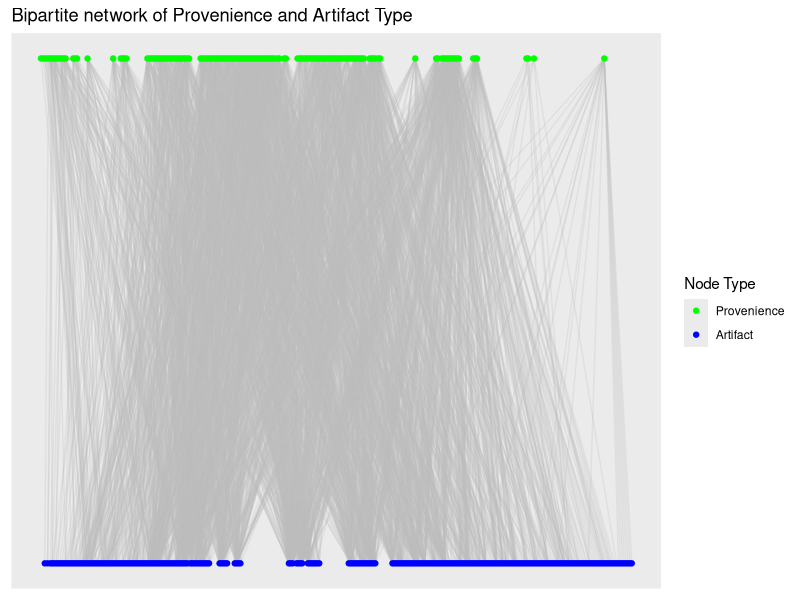
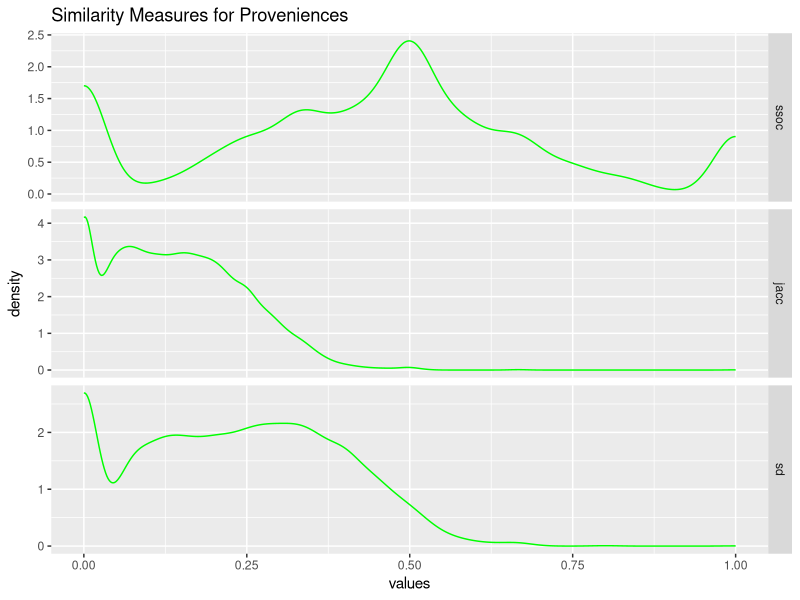
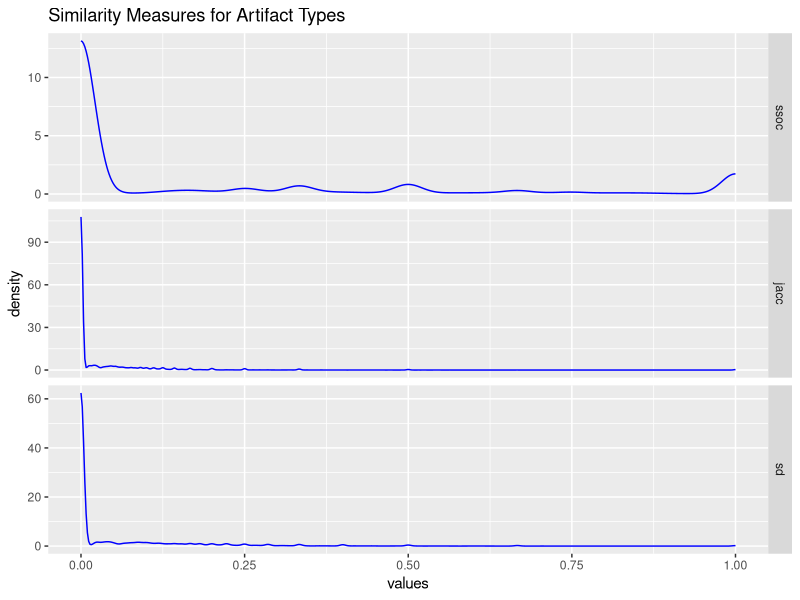
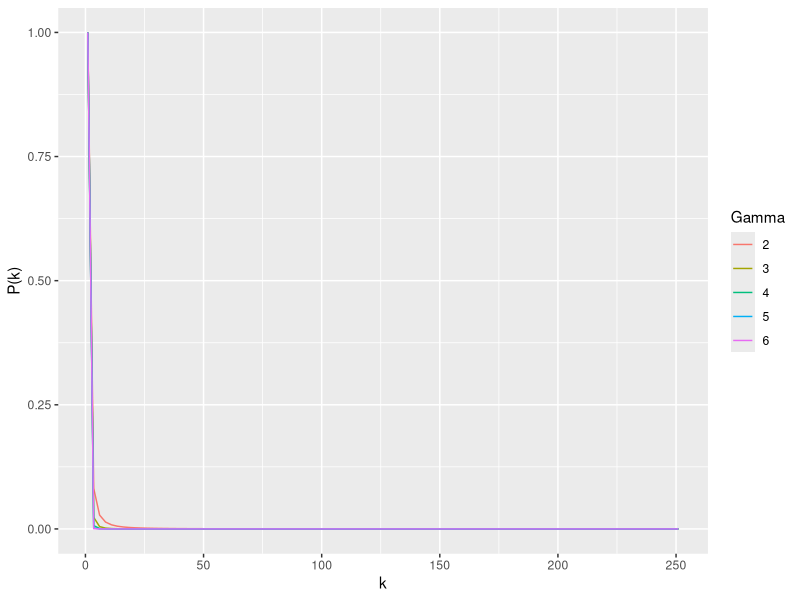
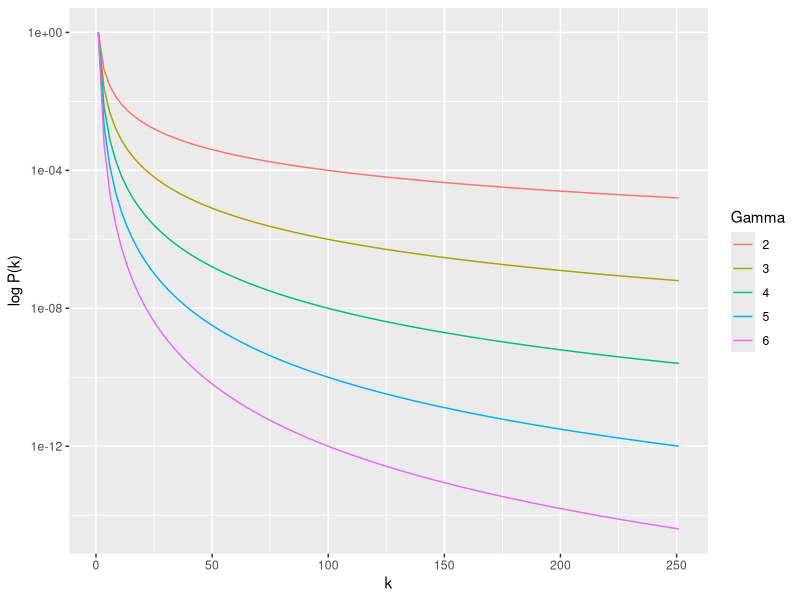

Here is the R script that generated these plots, in order:
## ---- chunk 1
#| label: code-bpg
#| echo: false
#| message: false

require(tidyverse)
require(igraph)
require(ggraph)

# Import data from file ---------------------------------------------------

dat <- read_csv("Catalog_SiteA.csv",
                col_select = c(LEVEL_ID, CODE))

# Create un-weighted bipartite graph --------------------------------------

g_assemblages_bpg <-
  graph_from_data_frame(unique.data.frame(select(dat, LEVEL_ID, CODE)),
                        directed = FALSE)

V(g_assemblages_bpg)$type <-
  bipartite_mapping(g_assemblages_bpg)$type

## ---- chunk 2
#| label: fig-bipartite-graph
#| fig-cap: "Bipartite network of Provenience and Artifact Type."
#| fig-alt: "Bipartite graph plot of proveniences and artifact types."
#| echo: false
#| message: false
#| warning: false

g_assemblages_bpg_layout <-
  g_assemblages_bpg %>% layout_as_bipartite()

g_assemblages_bpg %>%
  ggraph(layout = g_assemblages_bpg_layout) +
  geom_edge_link(edge_color = "gray", edge_alpha = 0.25) +
  geom_node_point(aes(color = type)) +
  scale_color_manual(
    values = c("green", "blue"),
    name = "Node Type",
    breaks = c(FALSE, TRUE),
    labels = c("Provenience", "Artifact")
  ) +
  ggtitle("Bipartite network of Provenience and Artifact Type")


## ---- chunk 3
#| label: code-reestablish-environment
#| echo: false
#| message: false
#| warning: false

# Create incidence matrix from bipartite graph -----------------------------

g_assemblages_bpg_inc <- as_incidence_matrix(g_assemblages_bpg)

# Project one-mode graphs, Szymkiewicz-Simpson -----------------------------

overlap_coef_bin <- function(x) {
  # Calculate the pairwise sums of non-zero matrix elements to find the number
  # of intersecting elements between each input column
  bin_intersect_mat <- t(x) %*% x
  
  # Calculate the input column sums to find the individual size of each set
  col_sum <- apply(x, 2, function(xx)
    sum(xx != 0))
  
  # Find the smaller of each pair of sets by taking the matrix outer minimum
  min_set_size_mat <- outer(col_sum, col_sum, FUN = pmin)
  
  # Szymkiewicz-Simpson overlap coefficient is the pairwise intersection of two
  # sets divided by the size of the smaller set
  res <- bin_intersect_mat / min_set_size_mat
  
  # Set diagonal to identity
  diag(res) <- 1L
  
  # Assign input column names to rows and columns of return matrix
  dimnames(res) <- list(colnames(x), colnames(x))
  
  return(res)
}


## Project provenience -----------------------------------------------------

prov_adj_ssoc <- overlap_coef_bin(t(g_assemblages_bpg_inc))

prov_ssoc_vals <-
  prov_adj_ssoc[lower.tri(prov_adj_ssoc, diag = FALSE)]

## Project artifact types --------------------------------------------------

artifact_adj_ssoc <- overlap_coef_bin(g_assemblages_bpg_inc)

artifact_ssoc_vals <-
  artifact_adj_ssoc[lower.tri(artifact_adj_ssoc, diag = FALSE)]

# Project one-mode graphs, Sorenson-Dice -----------------------------------

soren_dice_sim_bin <- function(x) {
  # Calculate the pairwise sums of non-zero matrix elements to find the number
  # of intersecting elements between each input column
  bin_intersect_mat <- t(x) %*% x
  
  # Calculate the input column sums, to find the individual size of each set
  col_sum <- apply(x, 2, function(xx)
    sum(xx != 0))
  
  # Calculate the matrix outer sums for pairwise sum of set sizes
  set_size_sum_mat <- outer(col_sum, col_sum, FUN = "+")
  
  # Sorenson-Dice index is twice the size of the intersection divided by the
  # sum of the size for each set
  res <- (2 * bin_intersect_mat) / set_size_sum_mat
  
  # Set diagonal to identity
  diag(res) <- 1L
  
  # Assign input column names to rows and columns of return matrix
  dimnames(res) <- list(colnames(x), colnames(x))
  return(res)
  
}

## Project provenience -----------------------------------------------------

prov_adj_sd <- soren_dice_sim_bin(t(g_assemblages_bpg_inc))

prov_sd_vals <-
  prov_adj_sd[lower.tri(prov_adj_sd, diag = FALSE)]

## Project artifact types --------------------------------------------------

artifact_adj_sd <- soren_dice_sim_bin(g_assemblages_bpg_inc)

artifact_sd_vals <-
  artifact_adj_sd[lower.tri(artifact_adj_sd, diag = FALSE)]

# Project one-mode graphs, Jaccard ----------------------------------------

jaccard_sim_bin <- function(x) {
  # Calculate the pairwise sums of non-zero matrix elements to find the number
  # of intersecting elements between each input column
  bin_intersect_mat <- t(x) %*% x
  
  # Calculate the input column sums to find the individual size of each set
  x_col_sum <- apply(x, 2, function(xx)
    sum(xx != 0))
  
  # Calculate the matrix outer sums for pairwise sum of set sizes
  set_size_sum_mat <- outer(x_col_sum, x_col_sum, FUN = "+")
  
  # Jaccard index is intersection of set sizes over the size of the union of
  # sets
  res <- bin_intersect_mat / (set_size_sum_mat - bin_intersect_mat)
  
  # Set diagonal to identity
  diag(res) <- 1L
  
  # Assign input column names to rows and columns of return matrix
  dimnames(res) <- list(colnames(x), colnames(x))
  
  return(res)
}

## Project provenience -----------------------------------------------------

prov_adj_jacc <- jaccard_sim_bin(t(g_assemblages_bpg_inc))

prov_jacc_vals <-
  prov_adj_jacc[lower.tri(prov_adj_jacc, diag = FALSE)]

## Project artifact types --------------------------------------------------

artifact_adj_jacc <- jaccard_sim_bin(g_assemblages_bpg_inc)

artifact_jacc_vals <-
  artifact_adj_jacc[lower.tri(artifact_adj_jacc, diag = FALSE)]

# Comparing similarity measures -------------------------------------------

prov_sims <-
  data.frame(ssoc = prov_ssoc_vals,
             jacc = prov_jacc_vals,
             sd = prov_sd_vals)

artifact_sims <-
  data.frame(ssoc = artifact_ssoc_vals,
             jacc = artifact_jacc_vals,
             sd = artifact_sd_vals)

## ---- chunk 4
#| label: fig-sim-prov
#| fig-cap: "Similarity measures for proveniences."
#| fig-alt: "Similarity measures for proveniences."
#| echo: false
#| message: false
#| warning: false

# Plot densities by similarity measure
prov_sims %>% stack() %>%
  ggplot(aes(x = values)) +
  geom_density(color = "green",
               alpha = 0.4) +
  facet_grid(ind ~ ., scales = "free") +
  ggtitle("Similarity Measures for Proveniences")

## ---- chunk 5
#| label: fig-sim-artifact
#| fig-cap: "Similarity measures for artifact types."
#| fig-alt: "Similarity measures for artifact types."
#| echo: false
#| message: false
#| warning: false

# Plot densities by similarity measure
artifact_sims %>% stack() %>%
  ggplot(aes(x = values)) +
  geom_density(color = "blue",
               alpha = 0.4) +
  facet_grid(ind ~ ., scales = "free") +
  ggtitle("Similarity Measures for Artifact Types")

## ---- chunk 6
#| label: fig-power-law
#| fig-cap: "Power-law distribution for different values of gamma."
#| fig-alt: "Power-law distribution for different values of gamma."
#| echo: false
#| message: false
#| warning: false

powerlaw_pdf <- function(x, gamma = 1) {
  density <- x ^ (-gamma)
  return(density)
}

ggplot(data.frame(x = c(1, 251)), aes(x = x)) +
  stat_function(fun = powerlaw_pdf, args = list(gamma = 2), aes(color = "2")) +
  stat_function(fun = powerlaw_pdf, args = list(gamma = 3), aes(color = "3")) +
  stat_function(fun = powerlaw_pdf, args = list(gamma = 4), aes(color = "4")) +
  stat_function(fun = powerlaw_pdf, args = list(gamma = 5), aes(color = "5")) +
  stat_function(fun = powerlaw_pdf, args = list(gamma = 6), aes(color = "6")) +
  labs(color = "Gamma") +
  ylab("P(k)") + xlab("k")

## ---- chunk 7
#| label: fig-power-law-log
#| fig-cap: "Log-scale power-law distribution for different values of gamma."
#| fig-alt: "Log-scale power-law distribution for different values of gamma."
#| echo: false
#| message: false
#| warning: false

ggplot(data.frame(x = c(1, 251)), aes(x = x)) +
  stat_function(fun = powerlaw_pdf, args = list(gamma = 2), aes(color = "2")) +
  stat_function(fun = powerlaw_pdf, args = list(gamma = 3), aes(color = "3")) +
  stat_function(fun = powerlaw_pdf, args = list(gamma = 4), aes(color = "4")) +
  stat_function(fun = powerlaw_pdf, args = list(gamma = 5), aes(color = "5")) +
  stat_function(fun = powerlaw_pdf, args = list(gamma = 6), aes(color = "6")) +
  scale_y_continuous(trans = "log10") +
  labs(color = "Gamma") +
  ylab("log P(k)") + xlab("k")

## ---- chunk 8

hard_threshold_adjacency <- function(sim_mat, tau) {
  return(ifelse(sim_mat < tau, 0, 1))
}
